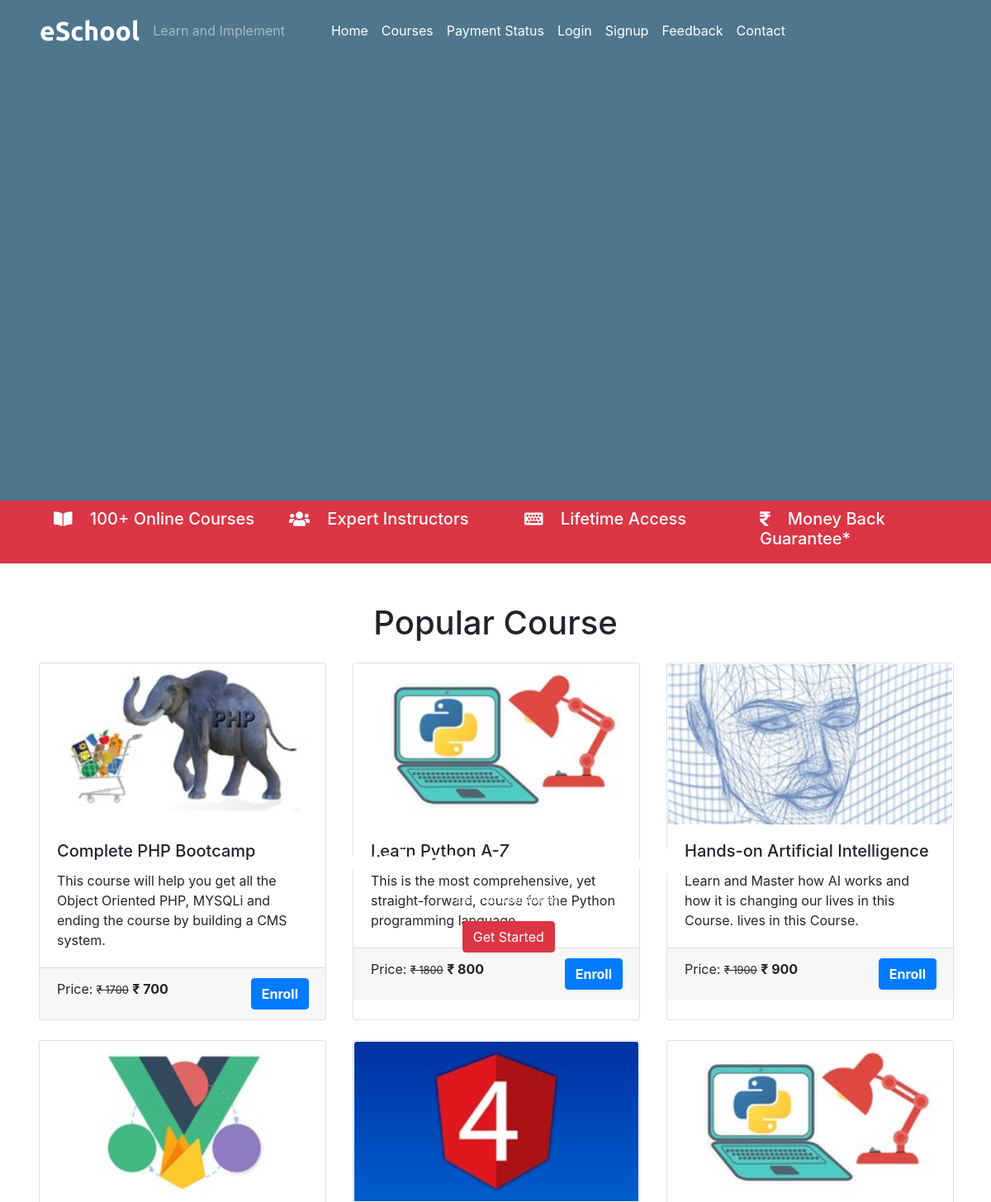
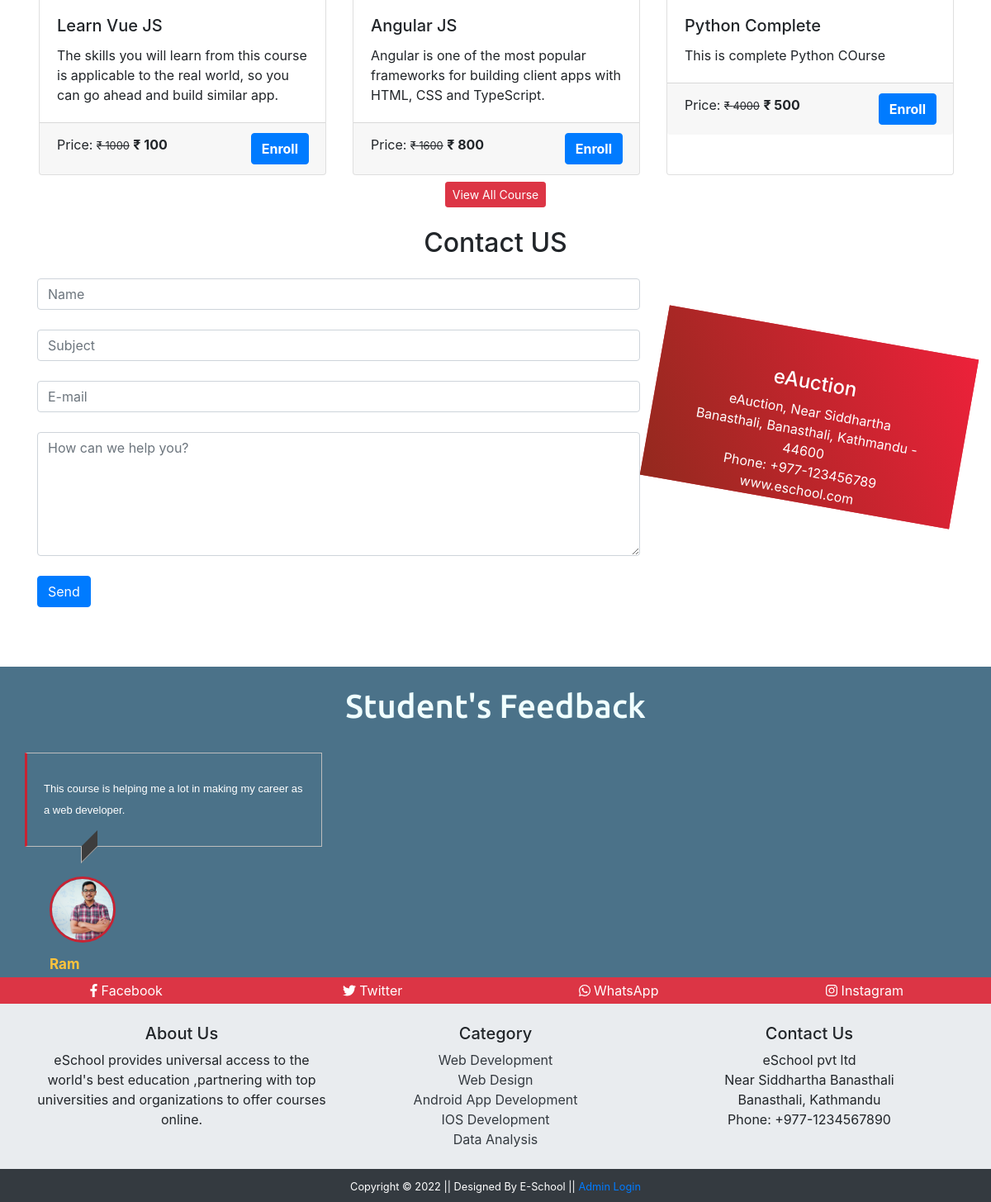
The page / on the database its author committed (2 pictures, top to bottom).
### tables this page shows
CREATE TABLE `course` (
  `course_id` int(11) NOT NULL,
  `cid` int(11) NOT NULL,
  `course_name` text NOT NULL,
  `course_desc` text NOT NULL,
  `course_author` varchar(255) NOT NULL,
  `course_img` text NOT NULL,
  `course_duration` text NOT NULL,
  `course_price` int(11) NOT NULL,
  `course_original_price` int(11) NOT NULL,
  `course_tags` varchar(200) NOT NULL
);

CREATE TABLE `feedback` (
  `f_id` int(11) NOT NULL,
  `f_content` text NOT NULL,
  `stu_id` int(11) NOT NULL
);

CREATE TABLE `student` (
  `stu_id` int(11) NOT NULL,
  `stu_name` varchar(255) NOT NULL,
  `stu_email` varchar(255) NOT NULL,
  `stu_pass` varchar(255) NOT NULL,
  `stu_occ` varchar(255) NOT NULL,
  `stu_img` text NOT NULL
);

### index.php (the view, shortened to what this page needs)
<?php
  include('./mainInclude/header.php');
?>
<div class="container-fluid remove-vid-marg">
    <div class="vid-parent">
        <div class="vid-overlay"></div>
    </div>
    <div class="vid-content">
        <h1 class="my-content">Welcome to eSchool</h1>
        <small class="my-content">Learn and Implement</small><br />
        <?php
              if(!isset($_SESSION['is_login'])){
                echo '<a class="btn btn-danger mt-3" href="#" data-toggle="modal" data-target="#stuRegModalCenter">Get Started</a>';
              } else {
                echo '<a class="btn btn-primary mt-3" href="student/studentProfile.php">My Profile</a>';
              }
          ?>
    </div>
</div>
<div class="container-fluid bg-danger txt-banner">
    <div class="row bottom-banner">
        <div class="col-sm">
            <h5> <i class="fas fa-book-open mr-3"></i> 100+ Online Courses</h5>
        </div>
        <div class="col-sm">
            <h5><i class="fas fa-users mr-3"></i> Expert Instructors</h5>
        </div>
        <div class="col-sm">
            <h5><i class="fas fa-keyboard mr-3"></i> Lifetime Access</h5>
        </div>
        <div class="col-sm">
            <h5><i class="fas fa-rupee-sign mr-3"></i> Money Back Guarantee*</h5>
        </div>
    </div>
</div>
<div class="container mt-5">
    <h1 class="text-center">Popular Course</h1>
    <div class="card-deck mt-4">
        <?php
        $sql = "SELECT * FROM course LIMIT 3";
        $result = $conn->query($sql);
        if($result->num_rows > 0){
          while($row = $result->fetch_assoc()){
            $course_id = $row['course_id'];
            echo '
            <a href="coursedetails.php?course_id='.$course_id.'" class="btn" style="text-align: left; padding:0px; margin:0px;">
              <div class="card">
                <img src="'.str_replace('..', '.', $row['course_img']).'" class="card-img-top" alt="Guitar" />
                <div class="card-body">
                  <h5 class="card-title">'.$row['course_name'].'</h5>
                  <p class="card-text">'.$row['course_desc'].'</p>
                </div>
                <div class="card-footer">
                  <p class="card-text d-inline">Price: <small><del>&#8377 '.$row['course_original_price'].'</del></small> <span class="font-weight-bolder">&#8377 '.$row['course_price'].'<span></p> <a class="btn btn-primary text-white font-weight-bolder float-right" href="coursedetails.php?course_id='.$course_id.'">Enroll</a>
                </div>
              </div>
            </a>  ';
          }
        }
        ?>
    </div>
    <div class="card-deck mt-4">
        <?php
          $sql = "SELECT * FROM course LIMIT 3,3";
          $result = $conn->query($sql);
          if($result->num_rows > 0){
            while($row = $result->fetch_assoc()){
              $course_id = $row['course_id'];
              echo '
                <a href="coursedetails.php?course_id='.$course_id.'"  class="btn" style="text-align: left; padding:0px;">
                  <div class="card">
                    <img src="'.str_replace('..', '.', $row['course_img']).'" class="card-img-top" alt="Guitar" />
                    <div class="card-body">
                      <h5 class="card-title">'.$row['course_name'].'</h5>
                      <p class="card-text">'.$row['course_desc'].'</p>
                    </div>
                    <div class="card-footer">
                      <p class="card-text d-inline">Price: <small><del>&#8377 '.$row['course_original_price'].'</del></small> <span class="font-weight-bolder">&#8377 '.$row['course_price'].'<span></p> <a class="btn btn-primary text-white font-weight-bolder float-right" href="#">Enroll</a>
                    </div>
                  </div>
                </a>  ';
            }
          }
        ?>
    </div>
    <div class="text-center m-2">
        <a class="btn btn-danger btn-sm" href="courses.php">View All Course</a>
    </div>
</div>
<?php
    include('./contact.php');
    ?>
<div class="container-fluid mt-5" style="background-color: #4B7289" id="Feedback">
    <h1 class="text-center testyheading p-4"> Student's Feedback </h1>
    <div class="row">
        <div class="col-md-12">
            <div id="testimonial-slider" class="owl-carousel">
                <?php
              $sql = "SELECT s.stu_name, s.stu_occ, s.stu_img, f.f_content FROM student AS s JOIN feedback AS f ON s.stu_id = f.stu_id";
              $result = $conn->query($sql);
              if($result->num_rows > 0) {
                while($row = $result->fetch_assoc()){
                  $s_img = $row['stu_img'];
                  $n_img = str_replace('../','',$s_img)
            ?>
                <div class="testimonial">
                    <p class="description">
                        <?php echo $row['f_content'];?>
                    </p>
                    <div class="pic">
                        <img src="<?php echo $n_img; ?>" alt="" />
                    </div>
                    <div class="testimonial-prof">
                        <h4><?php echo $row['stu_name']; ?></h4>
                    </div>
                </div>
                <?php }} ?>
            </div>
        </div>
    </div>
</div>
<div class="container-fluid bg-danger">
    <div class="row text-white text-center p-1">
        <div class="col-sm">
            <a class="text-white social-hover" href="#"><i class="fab fa-facebook-f"></i> Facebook</a>
        </div>
        <div class="col-sm">
            <a class="text-white social-hover" href="#"><i class="fab fa-twitter"></i> Twitter</a>
        </div>
        <div class="col-sm">
            <a class="text-white social-hover" href="#"><i class="fab fa-whatsapp"></i> WhatsApp</a>
        </div>
        <div class="col-sm">
            <a class="text-white social-hover" href="#"><i class="fab fa-instagram"></i> Instagram</a>
        </div>
    </div>
</div>
<div class="container-fluid p-4" style="background-color:#E9ECEF">
    <div class="container" style="background-color:#E9ECEF">
        <div class="row text-center">
            <div class="col-sm">
                <h5>About Us</h5>
                <p>eSchool provides universal access to the world's best education
                    ,partnering with top universities and organizations to offer courses online.
                </p>
            </div>
            <div class="col-sm">
                <h5>Category</h5>
                <a href="#" class="text-dark">Web Development</a><br>
                <a href="#" class="text-dark">Web Design</a><br>
                <a href="#" class="text-dark">Android App Development</a><br>
                <a href="#" class="text-dark">IOS Development</a><br>
                <a href="#" class="text-dark">Data Analysis</a>
            </div>
            <div class="col-sm">
                <h5>Contact Us</h5>
                <p>eSchool pvt ltd<br> Near Siddhartha Banasthali <br> Banasthali, Kathmandu<br> Phone: +977-1234567890
                </p>
            </div>
        </div>
    </div>
</div>
<?php
    include('./mainInclude/footer.php');
  ?>

### mainInclude/header.php (shortened to what this page needs)
<!DOCTYPE html>
<html lang="en">
  <head>
    <link rel="stylesheet" type="text/css" href="css/bootstrap.min.css">
    <link rel="stylesheet" type="text/css" href="css/all.min.css">
    <link rel="stylesheet" type="text/css" href="css/owl.min.css">
    <link rel="stylesheet" type="text/css" href="css/owl.theme.min.css">
    <link rel="stylesheet" type="text/css" href="css/testyslider.css">
    <link rel="stylesheet" type="text/css" href="./css/style.css" />
  </head>
  <body>
    <nav class="navbar navbar-expand-sm navbar-dark pl-5 fixed-top">
      <a href="index.php" class="navbar-brand">eSchool</a>
      <span class="navbar-text">Learn and Implement</span>
      <div class="collapse navbar-collapse" id="myMenu">
        <ul class="navbar-nav pl-5 custom-nav">
          <li class="nav-item custom-nav-item"><a href="index.php" class="nav-link">Home</a></li>
          <li class="nav-item custom-nav-item"><a href="courses.php" class="nav-link">Courses</a></li>
          <li class="nav-item custom-nav-item"><a href="paymentstatus.php" class="nav-link">Payment Status</a></li>
          <?php
              if (isset($_SESSION['is_login'])){
                echo '<li class="nav-item custom-nav-item"><a href="student/studentProfile.php" class="nav-link">My Profile</a></li> <li class="nav-item custom-nav-item"><a href="logout.php" class="nav-link">Logout</a></li>';
              } else {
                echo '<li class="nav-item custom-nav-item"><a href="#login" class="nav-link" data-toggle="modal" data-target="#stuLoginModalCenter">Login</a></li> <li class="nav-item custom-nav-item"><a href="#signup" class="nav-link" data-toggle="modal" data-target="#stuRegModalCenter">Signup</a></li>';
              }
          ?>
          <li class="nav-item custom-nav-item"><a href="#Feedback" class="nav-link">Feedback</a></li>
          <li class="nav-item custom-nav-item"><a href="#Contact" class="nav-link">Contact</a></li>
        </ul>
      </div>
    </nav>

### contact.php
<div class="container mt-4" id="Contact">
    <h2 class="text-center mb-4">Contact US</h2>
    <div class="row">
        <div class="col-md-8">
            <form action="" method="post">
                <input type="text" class="form-control" name="name" placeholder="Name"><br>
                <input type="text" class="form-control" name="subject" placeholder="Subject"><br>
                <input type="email" class="form-control" name="email" placeholder="E-mail"><br>
                <textarea class="form-control" name="message" placeholder="How can we help you?"
                    style="height:150px;"></textarea><br>
                <input class="btn btn-primary" type="submit" value="Send" name="submit"><br><br>
            </form>
        </div>
        <div class="col-md-4 stripe text-white text-center bg-danger">
            <h4>eAuction</h4>
            <p>eAuction,
                Near Siddhartha Banasthali,
                Banasthali, Kathmandu - 44600<br />
                Phone: +977-123456789 <br />
                www.eschool.com </p>
        </div>
    </div>
</div>

### mainInclude/footer.php (shortened to what this page needs)
<footer class="container-fluid bg-dark text-center p-2">
    <small class="text-white">Copyright &copy; 2022 || Designed By E-School || <?php
         if (isset($_SESSION['is_admin_login'])){
           echo '<a href="admin/adminDashboard.php"> Admin Dashboard</a> <a href="logout.php">Logout</a>';
         }else {
           echo '<a href="#login" data-toggle="modal" data-target="#adminLoginModalCenter"> Admin Login</a>';
         }
   ?>
    </small>
</footer>
</body>
</html>

### css/testyslider.css (style rules this page uses)
.testyheading { font-family: "Ubuntu", sans-serif; color: azure; }
.testimonial { margin: 0 15px; overflow: hidden; }
.testimonial .description { font-family: Arial, Helvetica, sans-serif; position: relative; font-size: 13px; line-height: 26px; color: #fff; padding: 30px 20px; border: 1px solid rgb(189, 189, 189); border-left: 3px solid #c82333; }
.testimonial .description:after { content: ""; width: 20px; height: 20px; background: #3d3d3d; border-bottom: 1px solid rgb(189, 189, 189); border-left: 1px solid rgb(189, 189, 189); position: absolute; bottom: -11px; left: 65px; transform: skewY(-45deg); }
.testimonial .pic { width: 80px; height: 80px; border-radius: 50%; overflow: hidden; margin: 20px 30px 10px; display: inline-block; border: 3px solid #c82333; }
.testimonial .pic img { width: 100%; height: 100%; object-fit: cover; }
.testimonial .testimonial-prof { text-transform: capitalize; margin: 0 30px; }
.testimonial .testimonial-prof h4 { color: #ffc33c; display: block; font-size: 17px; font-weight: bold; margin: 0 0 5px 0; }

### css/style.css (style rules this page uses)
.navbar-brand { font-family: "Ubuntu", sans-serif; font-size: 2em; font-weight: bold; color: #fff; }
.custom-nav .custom-nav-item a { color: #fff !important; }
.remove-vid-marg { margin: 0px; padding: 0px; }
.vid-parent { position: relative; }
.vid-overlay { position: absolute; top: 0; left: 0; height: 100%; width: 100%; background-color: #225470; z-index: 1; opacity: 0.8; }
.vid-content { color: #fff; position: absolute; top: 35%; left: 35%; z-index: 2; text-align: center; }
.bottom-banner { color: #fff; padding: 10px; }
.bottom-banner:first-child { padding-left: 50px; }
.stripe { background-image: linear-gradient(240deg, #ed213a, #93291e); padding: 3rem; height: 13rem; margin-top: 4rem; transform: rotate(10deg); z-index: -5; }

### rows shown on the page
course: course_img (picture), course_name "Complete PHP Bootcamp", course_desc "This course will help you get all the Object Oriented PHP, MYSQLi and ending the course by building a CMS system.", course_original_price "1700", course_price "700"
course: course_img (picture), course_name "Learn Python A-Z", course_desc "This is the most comprehensive, yet straight-forward, course for the Python programming language.", course_original_price "1800", course_price "800"
course: course_img (picture), course_name "Hands-on Artificial Intelligence", course_desc "Learn and Master how AI works and how it is changing our lives in this Course. lives in this Course.", course_original_price "1900", course_price "900"
course: course_img (picture), course_name "Learn Vue JS", course_desc "The skills you will learn from this course is applicable to the real world, so you can go ahead and build similar app.", course_original_price "1000", course_price "100"
course: course_img (picture), course_name "Angular JS", course_desc "Angular is one of the most popular frameworks for building client apps with HTML, CSS and TypeScript.", course_original_price "1600", course_price "800"
course: course_img (picture), course_name "Python Complete", course_desc "This is complete Python COurse", course_original_price "4000", course_price "500"
feedback: f_content "This course is helping me a lot in making my career as a web developer.", stu.stu_img (picture), stu.stu_name "Ram"
